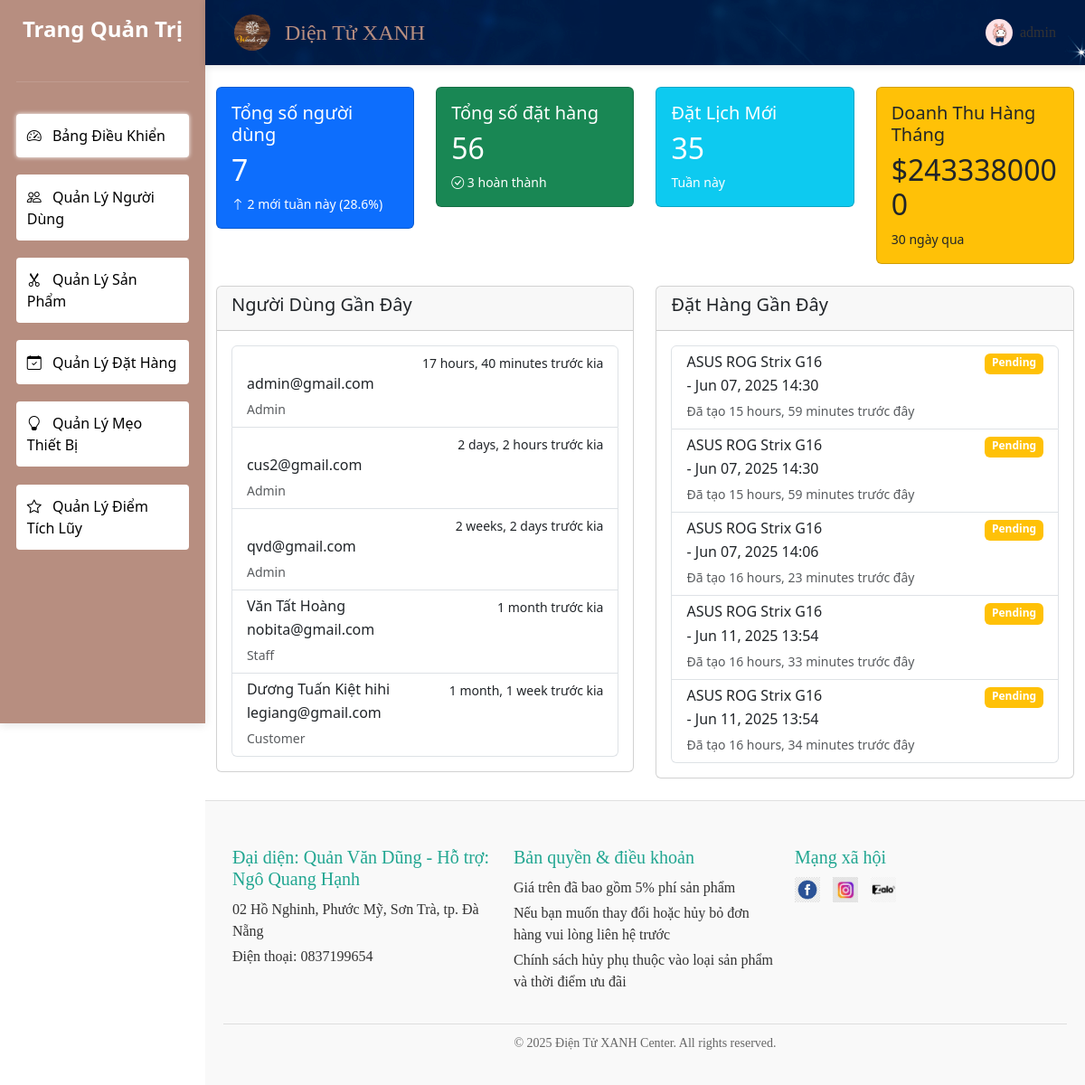
/accounts/admin/ (signed in), run on an earlier commit of the app's database.
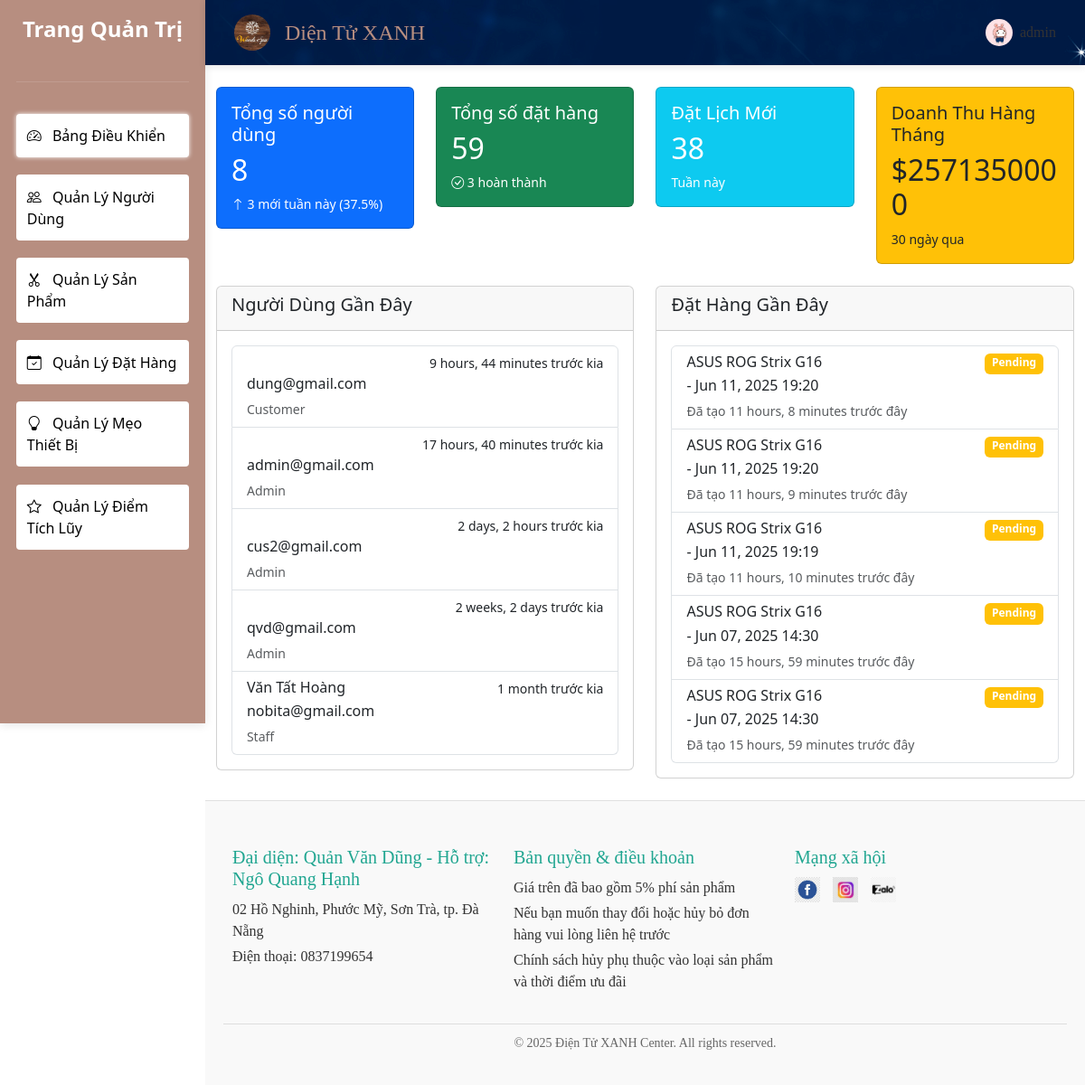
And on a later commit of the database.
### accounts/models.py (models this page shows, shortened)
class CustomUser(AbstractUser):
    phone = models.CharField(max_length=15, blank=True)
    address = models.TextField(blank=True)
    USER_TYPE_CHOICES = (
        ('admin', 'Admin'),
        ('staff', 'Staff'),
        ('customer', 'Customer'),
    )
    user_type = models.CharField(max_length=10, choices=USER_TYPE_CHOICES, default='customer')
    class Meta:
        verbose_name = 'User'
        verbose_name_plural = 'Users'
    def is_admin(self):
        return self.user_type == 'admin'

### bookings/models.py (models this page shows, shortened)
class Booking(models.Model):
    customer = models.ForeignKey(CustomUser, on_delete=models.CASCADE)
    service = models.ForeignKey(Service, on_delete=models.CASCADE)
    booking_date = models.DateTimeField()
    notes = models.TextField(blank=True)
    created_at = models.DateTimeField(auto_now_add=True)
    points_awarded = models.BooleanField(default=False, verbose_name="Đã cộng điểm")
    points_awarded_date = models.DateTimeField(null=True, blank=True)
    STATUS_CHOICES = (
        ('pending', 'Pending'),
        ('confirmed', 'Confirmed'),
        ('completed', 'Completed'),
        ('cancelled', 'Cancelled'),
    )
    status = models.CharField(max_length=10, choices=STATUS_CHOICES, default='pending')
    class Meta:
        ordering = ['-booking_date']
        verbose_name = 'Booking'
        verbose_name_plural = 'Bookings'
        permissions = [
            ('manage_booking', 'Can manage all bookings'),
        ]
    def get_status_class(self):
        return {
            'pending': 'warning',
            'confirmed': 'info',
            'completed': 'success',
            'cancelled': 'danger'
        }.get(self.status, 'secondary')

### services/models.py (models this page shows, shortened)
class Service(models.Model):
    category = models.ForeignKey(ServiceCategory, on_delete=models.SET_NULL, null=True, blank=True)
    name = models.CharField(max_length=100)
    slug = models.SlugField(max_length=100, unique=True)
    description = models.TextField()
    price = models.DecimalField(max_digits=10, decimal_places=2)
    duration = models.DurationField()
    image = models.ImageField(upload_to='services/', blank=True)
    is_featured = models.BooleanField(default=False)
    created_at = models.DateTimeField(auto_now_add=True)
    updated_at = models.DateTimeField(auto_now=True)
    average_rating = models.FloatField(default=0.0)
    review_count = models.PositiveIntegerField(default=0)
    class Meta:
        verbose_name = 'Service'
        verbose_name_plural = 'Services'
        ordering = ['-is_featured', 'name']

### accounts/views.py (the view)
# urls.py: path('admin/', admin_dashboard, name='admin_dashboard'),
@admin_required
def admin_dashboard(request):
    today = timezone.now().date()
    week_ago = today - timedelta(days=7)
    month_ago = today - timedelta(days=30)
    total_users = CustomUser.objects.count()
    new_users_week = CustomUser.objects.filter(date_joined__date__gte=week_ago).count()
    user_growth = (new_users_week / total_users * 100) if total_users > 0 else 0
    total_bookings = Booking.objects.count()
    new_bookings_week = Booking.objects.filter(created_at__date__gte=week_ago).count()
    completed_bookings = Booking.objects.filter(status='completed').count()
    revenue_month = Booking.objects.filter(
        created_at__date__gte=month_ago
    ).aggregate(total=Sum('service__price'))['total'] or 0
    recent_users = CustomUser.objects.order_by('-date_joined')[:5]
    recent_bookings = Booking.objects.select_related('customer', 'service').order_by('-created_at')[:5]
    context = {
        'total_users': total_users,
        'new_users_week': new_users_week,
        'user_growth': round(user_growth, 1),
        'total_bookings': total_bookings,
        'new_bookings_week': new_bookings_week,
        'completed_bookings': completed_bookings,
        'revenue_month': revenue_month,
        'recent_users': recent_users,
        'recent_bookings': recent_bookings,
    }
    return render(request, 'admin/dashboard.html', context)

### accounts/views.py (called while the page is built)
def admin_required(view_func):
    actual_decorator = user_passes_test(
        lambda u: u.is_authenticated and u.is_admin(),
        login_url='/accounts/login/'
    )
    return login_required(actual_decorator(view_func))

### templates/admin/dashboard.html (shortened to what this page needs)
{% extends 'admin/base.html' %}
{% block content %}
<div class="row mb-4">
    <div class="col-md-3">
        <div class="card bg-primary text-white">
            <div class="card-body">
                <h5 class="card-title">Tổng số người dùng</h5>
                <h2 class="card-text">{{ total_users }}</h2>
                <p class="small mb-0">
                    <i class="bi bi-arrow-up"></i>
                    {{ new_users_week }} mới tuần này ({{ user_growth }}%)
                </p>
            </div>
        </div>
    </div>
    <div class="col-md-3">
        <div class="card bg-success text-white">
            <div class="card-body">
                <h5 class="card-title">Tổng số đặt hàng</h5>
                <h2 class="card-text">{{ total_bookings }}</h2>
                <p class="small mb-0">
                    <i class="bi bi-check-circle"></i>
                    {{ completed_bookings }} hoàn thành
                </p>
            </div>
        </div>
    </div>
    <div class="col-md-3">
        <div class="card bg-info text-white">
            <div class="card-body">
                <h5 class="card-title">Đặt Lịch Mới</h5>
                <h2 class="card-text">{{ new_bookings_week }}</h2>
                <p class="small mb-0">Tuần này</p>
            </div>
        </div>
    </div>
    <div class="col-md-3">
        <div class="card bg-warning text-dark">
            <div class="card-body">
                <h5 class="card-title">Doanh Thu Hàng Tháng</h5>
                <h2 class="card-text">${{ revenue_month }}</h2>
                <p class="small mb-0">30 ngày qua</p>
            </div>
        </div>
    </div>
</div>
<div class="row">
    <div class="col-md-6">
        <div class="card">
            <div class="card-header">
                <h5>Người Dùng Gần Đây</h5>
            </div>
            <div class="card-body">
                <div class="list-group">
                    {% for user in recent_users %}
                    <a href="{% url 'accounts:admin_user_detail' user.pk %}"
                       class="list-group-item list-group-item-action">
                        <div class="d-flex w-100 justify-content-between">
                            <h6 class="mb-1">{{ user.get_full_name }}</h6>
                            <small>{{ user.date_joined|timesince }} trước kia</small>
                        </div>
                        <p class="mb-1">{{ user.email }}</p>
                        <small class="text-muted">{{ user.get_user_type_display }}</small>
                    </a>
                    {% endfor %}
                </div>
            </div>
        </div>
    </div>
    <div class="col-md-6">
        <div class="card">
            <div class="card-header">
                <h5>Đặt Hàng Gần Đây</h5>
            </div>
            <div class="card-body">
                <div class="list-group">
                    {% for booking in recent_bookings %}
                    <div class="list-group-item">
                        <div class="d-flex w-100 justify-content-between">
                            <h6 class="mb-1">{{ booking.service.name }}</h6>
                            <span class="badge bg-{{ booking.get_status_class }}">
                                {{ booking.get_status_display }}
                            </span>
                        </div>
                        <p class="mb-1">
                            <strong>{{ booking.customer.get_full_name }}</strong> -
                            {{ booking.booking_date|date:"M d, Y H:i" }}
                        </p>
                        <small class="text-muted">Đã tạo {{ booking.created_at|timesince }} trước đây</small>
                    </div>
                    {% endfor %}
                </div>
            </div>
        </div>
    </div>
</div>
{% endblock %}

### templates/admin/partials/_navbar.html (shortened to what this page needs)
{% load static %}
<header style="background-image: url('{% static 'images/navbar.jpg' %}');; box-shadow: 0 2px 8px rgba(0, 0, 0, 0.1); padding: 1rem 2rem; display: flex; align-items: center; justify-content: space-between;">
    <div style="display: flex; align-items: center;">
        <img src="{% static 'images/logo.jpg' %}" alt="Logo" style="width: 40px; height: 40px; border-radius: 50%; margin-right: 1rem;">
        <h1 style="font-family: 'Cormorant Garamond', serif; font-size: 1.5rem; color: #B78E80; margin: 0;">Diện Tử XANH</h1>
    </div>
    <div class="dropdown" style="position: relative;">
        <div onclick="toggleDropdown(event)" style="cursor: pointer; display: flex; align-items: center; font-family: 'Cormorant Garamond', serif; font-size: 1rem; color: #333;">
            <img src="{% static 'images/default-avartar.jpg' %}" alt="Avatar" class="avatar" style="width: 30px; height: 30px; border-radius: 50%; margin-right: 8px;">
            <span>{{ request.user.get_full_name|default:request.user.username }}</span>
        </div>
    </div>
</header>

What changed in the data, as far as the page shows it:
no longer on this page (row unchanged): CustomUser: get_full_name "Dương Tuấn Kiệt hihi", date_joined "1 month, 1 week", email "legiang@gmail.com", user_type "Customer"
no longer on this page (row unchanged): Booking: service.name "ASUS ROG Strix G16", status "Pending", booking_date "Jun 07, 2025 14:06", created_at "16 hours, 23 minutes"
no longer on this page (row unchanged): Booking: service.name "ASUS ROG Strix G16", status "Pending", booking_date "Jun 11, 2025 13:54", created_at "16 hours, 33 minutes"
no longer on this page (row unchanged): Booking: service.name "ASUS ROG Strix G16", status "Pending", booking_date "Jun 11, 2025 13:54", created_at "16 hours, 34 minutes"
added CustomUser: date_joined "9 hours, 44 minutes", email "dung@gmail.com", user_type "Customer"
added Booking: service.name "ASUS ROG Strix G16", status "Pending", booking_date "Jun 11, 2025 19:20", created_at "11 hours, 8 minutes"
added Booking: service.name "ASUS ROG Strix G16", status "Pending", booking_date "Jun 11, 2025 19:20", created_at "11 hours, 9 minutes"
added Booking: service.name "ASUS ROG Strix G16", status "Pending", booking_date "Jun 11, 2025 19:19", created_at "11 hours, 10 minutes"
Also different on the page:
{{ total_users }}: "7" → "8"
{{ new_users_week }}: "2" → "3"
{{ user_growth }}: "28.6" → "37.5"
{{ total_bookings }}: "56" → "59"
{{ new_bookings_week }}: "35" → "38"
{{ revenue_month }}: "2433380000" → "2571350000"
